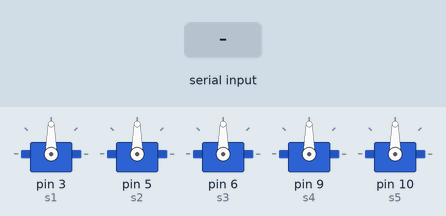
Recording of a sketch running on a simulated Arduino Uno, built with avr-gcc and run on an emulated ATmega328P. On the bench: 5 × servo. Inputs (shaded band) come from the test bench.

Above: at 1.2 s.
1.3 s: "P" received over Serial
4.3 s: "O" received over Serial
At 5.68 s:
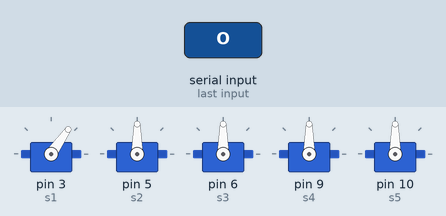
7.3 s: byte 98 ('b') received over Serial
At 9.6 s:
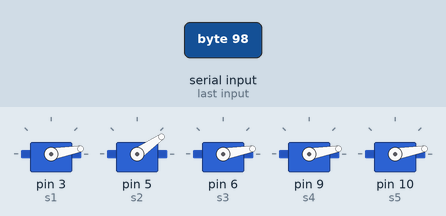
10.3 s: byte 99 ('c') received over Serial
At 11.9 s:
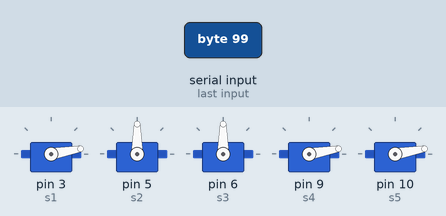
12.5 s: byte 100 ('d') received over Serial
At 14.4 s:
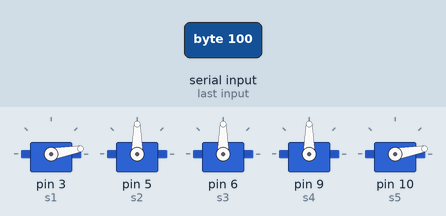
14.7 s: byte 101 ('e') received over Serial
At 16.4 s:
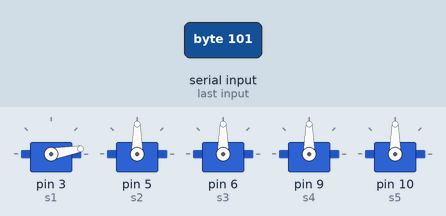
Timing chart, 0 to 17.9 s (numbered marks = the images above; inputs shaded):
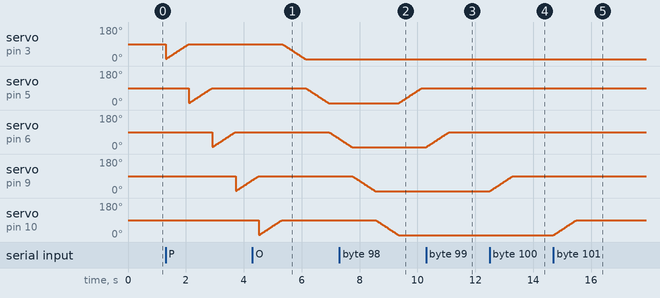

The sketch:

hand_control.ino
```cpp
#include <Servo.h>

// Servo objects
Servo s1, s2, s3, s4, s5;

// Current positions
int p1 = 10, p2 = 10, p3 = 10, p4 = 10, p5 = 10;

// Limits
int openPos = 10;
int closePos = 90;

// Smooth move
void moveServo(Servo &servo, int &currentPos, int target) {
    int step = (target > currentPos) ? 1 : -1;

    while (currentPos != target) {
    currentPos += step;
    servo.write(currentPos);
    delay(10);
    }
}

// Move all
void moveAll(int t1, int t2, int t3, int t4, int t5) {
    moveServo(s1, p1, t1);
    moveServo(s2, p2, t2);
    moveServo(s3, p3, t3);
    moveServo(s4, p4, t4);
    moveServo(s5, p5, t5);
}

// Grip Modes
void openHand() {
    moveAll(openPos, openPos, openPos, openPos, openPos);
}

void powerGrip() {
    moveAll(closePos, closePos, closePos, closePos, closePos);
}

void pinchGrip() {
    moveAll(closePos, closePos, openPos, openPos, openPos);
}

void partialGrip() {
    int mid = (openPos + closePos) / 2;
    moveAll(mid, mid, mid, mid, mid);
}

// Individual control
void openFinger(int id) {
    switch (id) {
    case 1: moveServo(s1, p1, openPos); break;
    case 2: moveServo(s2, p2, openPos); break;
    case 3: moveServo(s3, p3, openPos); break;
    case 4: moveServo(s4, p4, openPos); break;
    case 5: moveServo(s5, p5, openPos); break;
    }
}

void closeFinger(int id) {
    switch (id) {
    case 1: moveServo(s1, p1, closePos); break;
    case 2: moveServo(s2, p2, closePos); break;
    case 3: moveServo(s3, p3, closePos); break;
    case 4: moveServo(s4, p4, closePos); break;
    case 5: moveServo(s5, p5, closePos); break;
    }
}

void setup() {
    Serial.begin(9600);

    s1.attach(3);
    s2.attach(5);
    s3.attach(6);
    s4.attach(9);
    s5.attach(10);

    openHand();
}

void loop() {
    if (Serial.available()) {
    char cmd = Serial.read();

    switch (cmd) {

      // Grip modes
        case 'O': openHand(); break;
        case 'P': powerGrip(); break;
        case 'I': pinchGrip(); break;
        case 'H': partialGrip(); break;

      // Individual OPEN (A–E)
        case 'A': openFinger(1); break;
        case 'B': openFinger(2); break;
        case 'C': openFinger(3); break;
        case 'D': openFinger(4); break;
        case 'E': openFinger(5); break;

      // Individual CLOSE (a–e)
        case 'a': closeFinger(1); break;
        case 'b': closeFinger(2); break;
        case 'c': closeFinger(3); break;
        case 'd': closeFinger(4); break;
        case 'e': closeFinger(5); break;
    }
    }
}
```

Measured:
- after the input at 4.3 s, servo on pin 3 (s1): moves from 90° to 10° over 0.81 s, starting after 1.0 s; servo on pin 5 (s2): moves from 90° to 10° over 0.81 s, starting after 1.8 s; servo on pin 6 (s3): moves from 90° to 55° over 0.34 s, starting after 2.6 s
- after the input at 7.3 s, servo on pin 5 (s2): moves from 10° to 90° over 0.80 s, starting after 2.1 s
- after the input at 10.3 s, servo on pin 6 (s3): moves from 10° to 90° over 0.80 s, starting at once
- after the input at 12.5 s, servo on pin 9 (s4): moves from 10° to 90° over 0.80 s, starting at once
- after the input at 14.7 s, servo on pin 10 (s5): moves from 10° to 90° over 0.80 s, starting at once
